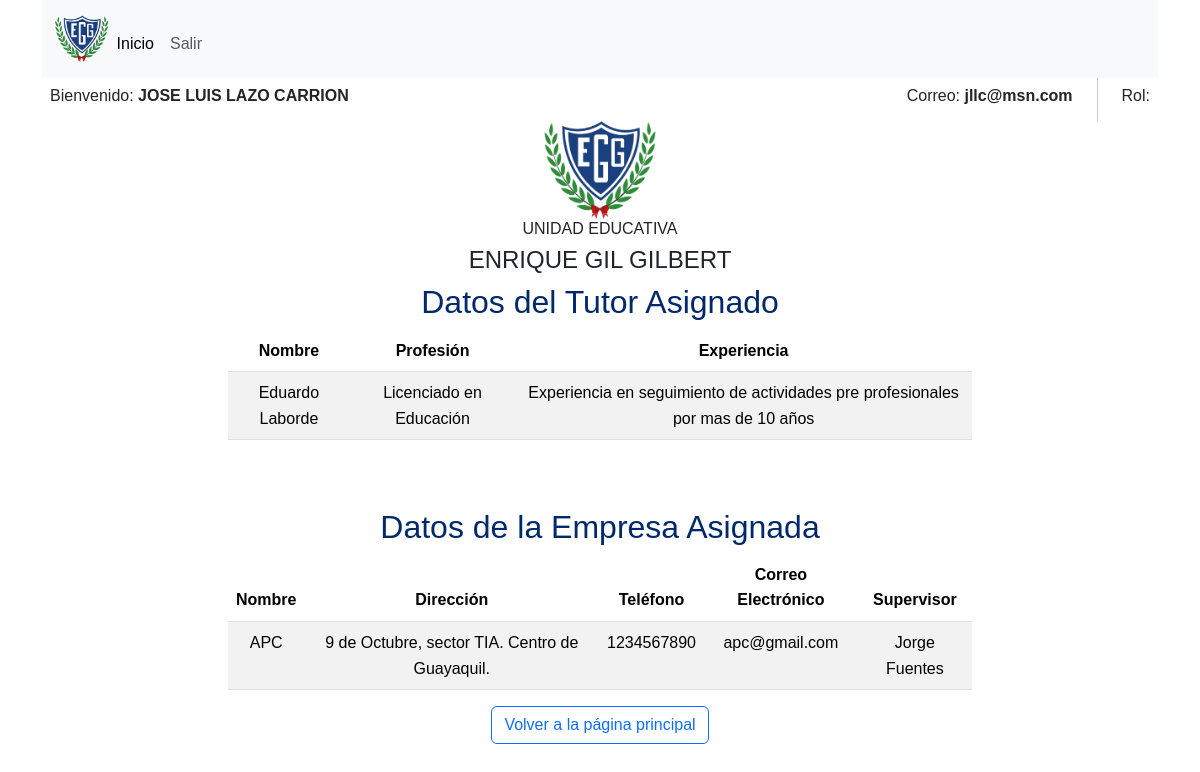
Page /tutor/ (signed in) on the committed database.
### estudiantes/models.py (models this page shows, shortened)
class Tutor (models.Model):
    nombre = models.CharField(max_length=100)
    profesion = models.CharField(max_length=100)
    experiencia = models.TextField(max_length=500)

class Empresa(models.Model):
    nombre_empresa = models.CharField(max_length=100)
    direccion = models.TextField()
    telefono = models.CharField(max_length=20)
    correo_electronico = models.CharField(max_length=100)
    representante = models.CharField(max_length=100)
    supervisor = models.CharField(max_length=100)
    ruc = models.CharField(max_length=13, default="")

### estudiantes/views.py (the view)
# urls.py: path('tutor/', views.tutor, name='tutor'),
@login_required
def tutor(request):
    user = request.user  # Get the logged-in user
    perfil = get_object_or_404(Perfil, user_id=user)
    tutor_asignado = perfil.tutor
    empresa_asignada = perfil.empresa_nombre
    context = {
        'perfil': perfil,
        'tutor_asignado': tutor_asignado,
        'empresa_asignada':empresa_asignada
    }
    return render(request, 'tutor.html', context)

### templates/tutor.html (shortened to what this page needs)
{% extends 'bases/basehome.html' %}
{% block content %}
<h2>Datos del Tutor Asignado</h2>
<div class="col-sm-8 offset-sm-2">
    {% if tutor_asignado %}
        <table class="table table-striped table-hover">
            <thead>
                <tr>
                    <th>Nombre </th>
                    <th>Profesión </th>
                    <th>Experiencia </th>
                </tr>
            </thead>
            <tbody>
                <tr>
                    <td>{{ tutor_asignado.nombre }}</td>
                    <td>{{ tutor_asignado.profesion }}</td>
                    <td>{{ tutor_asignado.experiencia }}</td>
                </tr>
            </tbody>
        </table>
    {% else %}
        <h4>No hay tutor asignado para este perfil.</h4>
    {% endif %}
</div>
<br><br>
<h2>Datos de la Empresa Asignada</h2>
<div class="col-sm-8 offset-sm-2 table-reponsive">
    {% if empresa_asignada %}
        <table class="table table-striped table-hover">
            <thead>
                <tr>
                    <th>Nombre </th>
                    <th>Dirección </th>
                    <th>Teléfono</th>
                    <th>Correo Electrónico </th>
                    <th>Supervisor </th>
                </tr>
            </thead>
            <tbody>
                <tr>
                    <td>{{ empresa_asignada.nombre_empresa }}</td>
                    <td>{{ empresa_asignada.direccion }}</td>
                    <td>{{ empresa_asignada.telefono }}</td>
                    <td>{{ empresa_asignada.correo_electronico }}</td>
                    <td>{{ empresa_asignada.supervisor}}</td>
                </tr>
            </tbody>
        </table>
    {% else %}
        <h4>No hay empresa asignada para este perfil.</h4>
    {% endif %}
</div>
    <a class= "btn btn-outline-primary" href="{% url 'home' %}">Volver a la página principal</a>
{% endblock %}

### templates/bases/basehome.html (shortened to what this page needs)
{% load static %}
<!DOCTYPE html>
<html lang="es">
<head>
    <link href="https://cdn.jsdelivr.net/npm/bootstrap@5.3.3/dist/css/bootstrap.min.css" rel="stylesheet">
    <link href="{% static "css/style.css" %}" rel="stylesheet" type="text/css">
    <link href="{% static "css/respuesta.css" %}" rel="stylesheet" type="text/css">
</head>
<body>
<header class="container">
  <nav class="navbar navbar-expand-lg bg-body-tertiary">
    <div class="container-fluid">
        <img src="{% static 'img/logopeque.png' %}" width="5%" alt="Logo">
      <div class="collapse navbar-collapse" id="navbarNav">
        <ul class="navbar-nav">
          <li class="nav-item">
            <a class="nav-link active" href="{% url 'home' %}">Inicio</a>
        </li>
            <li class="nav-item"> <a class="nav-link" href="{% url 'logout' %}">Salir</a> </li>
        </ul>
      </div>
    </div>
  </nav>
</header>
  <div class="container">
    <div class="hstack gap-3">
      <div class="p-2"><h6>Bienvenido: <strong>{{user.first_name|upper}} {{user.last_name|upper}}</strong></h6></div>
      <div class="p-2 ms-auto"><h6>Correo: <strong> {{request.session.email}} </strong></h6></div>
      <div class="p-2"><h6>Rol: <strong>{{request.session.rol|upper}}</strong></h6></div>
    </div>
  </div>
  <div class="container text-center">
    <img  src="{% static 'img/logo.png' %}" width="10%" alt="Logo">
    <h6 class=" titulo-text">UNIDAD EDUCATIVA</h6>
    <h4 class="titulo-text">ENRIQUE GIL GILBERT</h4>
    {% block content %}
    {% endblock %}
  </div>
  </body>
</html>

### static/css/style.css (style rules this page uses)
h2 { color: #00296b !important; }

### static/css/respuesta.css (style rules this page uses)
div { font-family: Arial, sans-serif; line-height: 1.6; }
ul { margin: 10px 0; }
li { margin: 5px 0; }

### rows in the picture
Tutor: nombre "Eduardo Laborde", profesion "Licenciado en Educación", experiencia "Experiencia en seguimiento de actividades pre profesionales por mas de 10 años"
Empresa: nombre_empresa "APC", direccion "9 de Octubre, sector TIA. Centro de Guayaquil.", telefono "1234567890", correo_electronico "apc@gmail.com", supervisor "Jorge Fuentes"

### other values in the picture
{{ user.first_name|upper }} "JOSE LUIS"
{{ user.last_name|upper }} "LAZO CARRION"
{{ request.session.email }} "jllc@msn.com"
